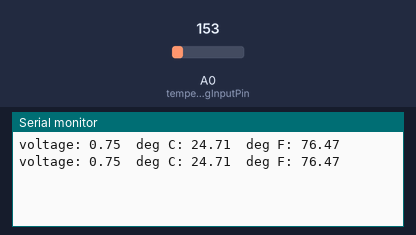
This sketch was run on a simulated Arduino Uno, built with avr-gcc and run on an emulated ATmega328P. Shown: the last lines printed to the serial monitor. Inputs (shaded band) come from the test bench; at power-on: A0 (temperatureAnalogInputPin) = 153.

Above: at 1.8 s.
1.9 s: A0 (temperatureAnalogInputPin) set to 165
At 2.7 s:
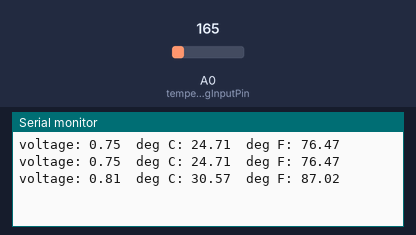
3.4 s: A0 (temperatureAnalogInputPin) set to 175
At 4.4 s:
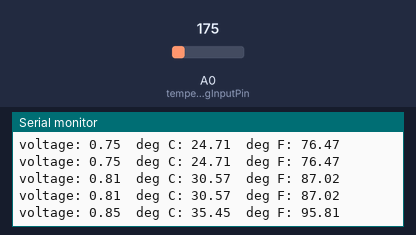
Timing chart, 0 to 6.4 s (numbered marks = the images above; inputs shaded):
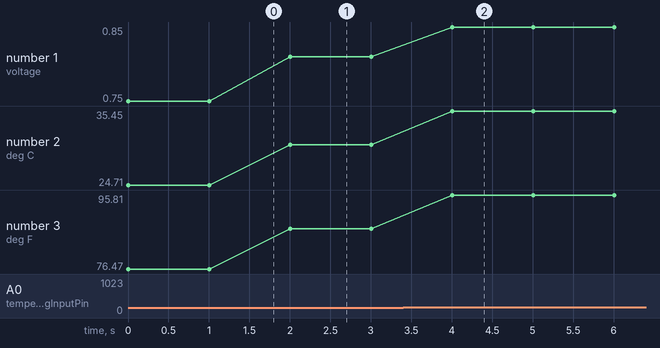

The sketch:

tmp36.ino
```cpp
/*
  TMP36 temperature sensor
  http://www.analog.com/static/imported-files/data_sheets/TMP35_36_37.pdf
*/


// Use analog input pin 0
const int temperatureAnalogInputPin = 0;

void setup() {
  Serial.begin(9600);
}

void loop() {
  float voltage, degreesC, degreesF;

  // analogRead() returns a value between 0-1023
  // convert this to a float voltage between 0-5 volts
  voltage = analogRead(temperatureAnalogInputPin) * 0.004882814;


  // Note that the TMP36 has a 0.5V offset. The TMP35 and TMP37
  // do not. Do not subtract 0.5 if you use one of those.
  degreesC = (voltage - 0.5) * 100.0;

  degreesF = degreesC * (9.0/5.0) + 32.0;

  Serial.print("voltage: ");
  Serial.print(voltage);
  Serial.print("  deg C: ");
  Serial.print(degreesC);
  Serial.print("  deg F: ");
  Serial.println(degreesF);


  delay(1000);
}
```

Measured:
- after the input at 1.9 s, the serial monitor: prints a new line after 0.10 s (image 1)
- after the input at 3.4 s, the serial monitor: prints a new line after 0.61 s (image 2)
- plotted number 1: 0.75 → 0.81 after the input at 1.9 s, 0.81 → 0.85 after the input at 3.4 s
- plotted number 2: 24.71 → 30.57 after the input at 1.9 s, 30.57 → 35.45 after the input at 3.4 s
- plotted number 3: 76.47 → 87.02 after the input at 1.9 s, 87.02 → 95.81 after the input at 3.4 s
